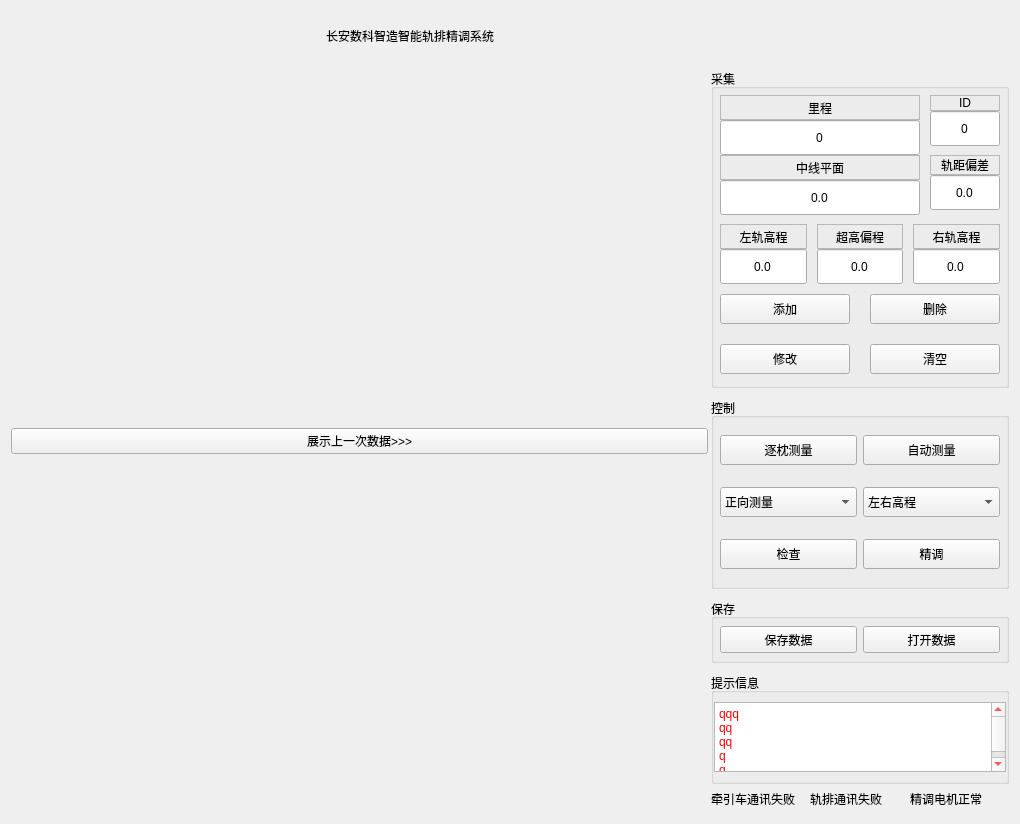
<?xml version="1.0" encoding="UTF-8"?>
<ui version="4.0">
 <class>WorkForm</class>
 <widget class="QWidget" name="WorkForm">
  <property name="geometry">
   <rect>
    <x>0</x>
    <y>0</y>
    <width>1020</width>
    <height>824</height>
   </rect>
  </property>
  <property name="windowTitle">
   <string>Form</string>
  </property>
  <layout class="QGridLayout" name="gridLayout_4">
   <property name="topMargin">
    <number>6</number>
   </property>
   <property name="horizontalSpacing">
    <number>6</number>
   </property>
   <property name="verticalSpacing">
    <number>3</number>
   </property>
   <item row="0" column="0">
    <layout class="QHBoxLayout" name="horizontalLayout_6" stretch="8,2">
     <property name="spacing">
      <number>0</number>
     </property>
     <item>
      <widget class="QLabel" name="titleLabel">
       <property name="minimumSize">
        <size>
         <width>0</width>
         <height>60</height>
        </size>
       </property>
       <property name="maximumSize">
        <size>
         <width>16777215</width>
         <height>60</height>
        </size>
       </property>
       <property name="styleSheet">
        <string notr="true"/>
       </property>
       <property name="text">
        <string>长安数科智造智能轨排精调系统</string>
       </property>
       <property name="alignment">
        <set>Qt::AlignCenter</set>
       </property>
      </widget>
     </item>
     <item>
      <widget class="QLabel" name="timeLab">
       <property name="minimumSize">
        <size>
         <width>200</width>
         <height>0</height>
        </size>
       </property>
       <property name="styleSheet">
        <string notr="true"/>
       </property>
       <property name="text">
        <string/>
       </property>
       <property name="alignment">
        <set>Qt::AlignCenter</set>
       </property>
      </widget>
     </item>
    </layout>
   </item>
   <item row="1" column="0">
    <layout class="QHBoxLayout" name="horizontalLayout" stretch="7,3">
     <property name="spacing">
      <number>3</number>
     </property>
     <item>
      <layout class="QVBoxLayout" name="verticalLayout">
       <item>
        <widget class="Mytable" name="CurStatusWgt" native="true">
         <property name="minimumSize">
          <size>
           <width>500</width>
           <height>0</height>
          </size>
         </property>
        </widget>
       </item>
       <item>
        <widget class="QPushButton" name="pushButton_LastData">
         <property name="text">
          <string>展示上一次数据&gt;&gt;&gt;</string>
         </property>
         <property name="checkable">
          <bool>true</bool>
         </property>
        </widget>
       </item>
       <item>
        <widget class="Mytable" name="LastStatusWgt" native="true"/>
       </item>
      </layout>
     </item>
     <item>
      <layout class="QVBoxLayout" name="verticalLayout_11" stretch="5,3,1,1">
       <property name="spacing">
        <number>10</number>
       </property>
       <item>
        <widget class="QWidget" name="widget" native="true">
         <property name="styleSheet">
          <string notr="true"/>
         </property>
         <layout class="QVBoxLayout" name="verticalLayout_15" stretch="0">
          <property name="spacing">
           <number>5</number>
          </property>
          <property name="leftMargin">
           <number>0</number>
          </property>
          <property name="topMargin">
           <number>0</number>
          </property>
          <property name="rightMargin">
           <number>0</number>
          </property>
          <property name="bottomMargin">
           <number>0</number>
          </property>
          <item>
           <widget class="QGroupBox" name="groupBox">
            <property name="minimumSize">
             <size>
              <width>0</width>
              <height>50</height>
             </size>
            </property>
            <property name="title">
             <string>采集</string>
            </property>
            <layout class="QVBoxLayout" name="verticalLayout_12">
             <property name="spacing">
              <number>10</number>
             </property>
             <property name="leftMargin">
              <number>6</number>
             </property>
             <property name="topMargin">
              <number>6</number>
             </property>
             <property name="rightMargin">
              <number>6</number>
             </property>
             <property name="bottomMargin">
              <number>6</number>
             </property>
             <item>
              <layout class="QHBoxLayout" name="horizontalLayout_5" stretch="5,5">
               <property name="sizeConstraint">
                <enum>QLayout::SetDefaultConstraint</enum>
               </property>
               <item>
                <layout class="QVBoxLayout" name="verticalLayout_13">
                 <item>
                  <layout class="QVBoxLayout" name="verticalLayout_3">
                   <property name="spacing">
                    <number>0</number>
                   </property>
                   <item>
                    <widget class="QLabel" name="label_6">
                     <property name="minimumSize">
                      <size>
                       <width>0</width>
                       <height>25</height>
                      </size>
                     </property>
                     <property name="frameShape">
                      <enum>QFrame::StyledPanel</enum>
                     </property>
                     <property name="text">
                      <string>里程</string>
                     </property>
                     <property name="alignment">
                      <set>Qt::AlignCenter</set>
                     </property>
                    </widget>
                   </item>
                   <item>
                    <widget class="CustomLineEdit" name="lineEdit_LC">
                     <property name="minimumSize">
                      <size>
                       <width>200</width>
                       <height>35</height>
                      </size>
                     </property>
                     <property name="text">
                      <string>0</string>
                     </property>
                     <property name="alignment">
                      <set>Qt::AlignCenter</set>
                     </property>
                    </widget>
                   </item>
                  </layout>
                 </item>
                 <item>
                  <layout class="QVBoxLayout" name="verticalLayout_4">
                   <property name="spacing">
                    <number>0</number>
                   </property>
                   <item>
                    <widget class="QLabel" name="label_8">
                     <property name="minimumSize">
                      <size>
                       <width>0</width>
                       <height>25</height>
                      </size>
                     </property>
                     <property name="frameShape">
                      <enum>QFrame::StyledPanel</enum>
                     </property>
                     <property name="text">
                      <string>中线平面</string>
                     </property>
                     <property name="alignment">
                      <set>Qt::AlignCenter</set>
                     </property>
                    </widget>
                   </item>
                   <item>
                    <widget class="CustomLineEdit" name="lineEdit_ZX">
                     <property name="minimumSize">
                      <size>
                       <width>0</width>
                       <height>35</height>
                      </size>
                     </property>
                     <property name="text">
                      <string>0.0</string>
                     </property>
                     <property name="alignment">
                      <set>Qt::AlignCenter</set>
                     </property>
                    </widget>
                   </item>
                  </layout>
                 </item>
                </layout>
               </item>
               <item>
                <layout class="QVBoxLayout" name="verticalLayout_14">
                 <item>
                  <layout class="QVBoxLayout" name="verticalLayout_9">
                   <property name="spacing">
                    <number>0</number>
                   </property>
                   <item>
                    <widget class="QLabel" name="label_7">
                     <property name="frameShape">
                      <enum>QFrame::StyledPanel</enum>
                     </property>
                     <property name="text">
                      <string>ID</string>
                     </property>
                     <property name="alignment">
                      <set>Qt::AlignCenter</set>
                     </property>
                    </widget>
                   </item>
                   <item>
                    <widget class="CustomLineEdit" name="lineEdit_ID">
                     <property name="minimumSize">
                      <size>
                       <width>0</width>
                       <height>35</height>
                      </size>
                     </property>
                     <property name="text">
                      <string>0</string>
                     </property>
                     <property name="alignment">
                      <set>Qt::AlignCenter</set>
                     </property>
                    </widget>
                   </item>
                  </layout>
                 </item>
                 <item>
                  <layout class="QVBoxLayout" name="verticalLayout_8">
                   <property name="spacing">
                    <number>0</number>
                   </property>
                   <item>
                    <widget class="QLabel" name="label_9">
                     <property name="frameShape">
                      <enum>QFrame::StyledPanel</enum>
                     </property>
                     <property name="text">
                      <string>轨距偏差</string>
                     </property>
                     <property name="alignment">
                      <set>Qt::AlignCenter</set>
                     </property>
                    </widget>
                   </item>
                   <item>
                    <widget class="CustomLineEdit" name="lineEdit_GJ">
                     <property name="minimumSize">
                      <size>
                       <width>0</width>
                       <height>35</height>
                      </size>
                     </property>
                     <property name="text">
                      <string>0.0</string>
                     </property>
                     <property name="alignment">
                      <set>Qt::AlignCenter</set>
                     </property>
                    </widget>
                   </item>
                  </layout>
                 </item>
                </layout>
               </item>
              </layout>
             </item>
             <item>
              <layout class="QHBoxLayout" name="horizontalLayout_2">
               <property name="topMargin">
                <number>10</number>
               </property>
               <item>
                <layout class="QVBoxLayout" name="verticalLayout_5">
                 <property name="spacing">
                  <number>0</number>
                 </property>
                 <item>
                  <widget class="QLabel" name="label_10">
                   <property name="minimumSize">
                    <size>
                     <width>0</width>
                     <height>25</height>
                    </size>
                   </property>
                   <property name="frameShape">
                    <enum>QFrame::StyledPanel</enum>
                   </property>
                   <property name="text">
                    <string>左轨高程</string>
                   </property>
                   <property name="alignment">
                    <set>Qt::AlignCenter</set>
                   </property>
                  </widget>
                 </item>
                 <item>
                  <widget class="CustomLineEdit" name="lineEdit_ZG">
                   <property name="minimumSize">
                    <size>
                     <width>0</width>
                     <height>35</height>
                    </size>
                   </property>
                   <property name="text">
                    <string>0.0</string>
                   </property>
                   <property name="alignment">
                    <set>Qt::AlignCenter</set>
                   </property>
                  </widget>
                 </item>
                </layout>
               </item>
               <item>
                <layout class="QVBoxLayout" name="verticalLayout_6">
                 <property name="spacing">
                  <number>0</number>
                 </property>
                 <item>
                  <widget class="QLabel" name="label_11">
                   <property name="frameShape">
                    <enum>QFrame::StyledPanel</enum>
                   </property>
                   <property name="text">
                    <string>超高偏程</string>
                   </property>
                   <property name="alignment">
                    <set>Qt::AlignCenter</set>
                   </property>
                  </widget>
                 </item>
                 <item>
                  <widget class="CustomLineEdit" name="lineEdit_CG">
                   <property name="minimumSize">
                    <size>
                     <width>0</width>
                     <height>35</height>
                    </size>
                   </property>
                   <property name="text">
                    <string>0.0</string>
                   </property>
                   <property name="alignment">
                    <set>Qt::AlignCenter</set>
                   </property>
                  </widget>
                 </item>
                </layout>
               </item>
               <item>
                <layout class="QVBoxLayout" name="verticalLayout_7">
                 <property name="spacing">
                  <number>0</number>
                 </property>
                 <item>
                  <widget class="QLabel" name="label_12">
                   <property name="frameShape">
                    <enum>QFrame::StyledPanel</enum>
                   </property>
                   <property name="text">
                    <string>右轨高程</string>
                   </property>
                   <property name="alignment">
                    <set>Qt::AlignCenter</set>
                   </property>
                  </widget>
                 </item>
                 <item>
                  <widget class="CustomLineEdit" name="lineEdit_YG">
                   <property name="minimumSize">
                    <size>
                     <width>0</width>
                     <height>35</height>
                    </size>
                   </property>
                   <property name="text">
                    <string>0.0</string>
                   </property>
                   <property name="alignment">
                    <set>Qt::AlignCenter</set>
                   </property>
                  </widget>
                 </item>
                </layout>
               </item>
              </layout>
             </item>
             <item>
              <layout class="QGridLayout" name="gridLayout_2">
               <property name="leftMargin">
                <number>0</number>
               </property>
               <property name="topMargin">
                <number>0</number>
               </property>
               <property name="rightMargin">
                <number>0</number>
               </property>
               <property name="bottomMargin">
                <number>5</number>
               </property>
               <property name="spacing">
                <number>20</number>
               </property>
               <item row="0" column="0">
                <widget class="QPushButton" name="pushButton_CJ_add">
                 <property name="minimumSize">
                  <size>
                   <width>0</width>
                   <height>30</height>
                  </size>
                 </property>
                 <property name="text">
                  <string>添加</string>
                 </property>
                </widget>
               </item>
               <item row="0" column="1">
                <widget class="QPushButton" name="pushButton_CJ_del">
                 <property name="minimumSize">
                  <size>
                   <width>0</width>
                   <height>30</height>
                  </size>
                 </property>
                 <property name="text">
                  <string>删除</string>
                 </property>
                </widget>
               </item>
               <item row="1" column="0">
                <widget class="QPushButton" name="pushButton_CJ_modify">
                 <property name="minimumSize">
                  <size>
                   <width>0</width>
                   <height>30</height>
                  </size>
                 </property>
                 <property name="text">
                  <string>修改</string>
                 </property>
                </widget>
               </item>
               <item row="1" column="1">
                <widget class="QPushButton" name="pushButton_CJ_clean">
                 <property name="minimumSize">
                  <size>
                   <width>0</width>
                   <height>30</height>
                  </size>
                 </property>
                 <property name="text">
                  <string>清空</string>
                 </property>
                </widget>
               </item>
              </layout>
             </item>
            </layout>
           </widget>
          </item>
         </layout>
        </widget>
       </item>
       <item>
        <widget class="QGroupBox" name="groupBox_2">
         <property name="title">
          <string>控制</string>
         </property>
         <layout class="QGridLayout" name="gridLayout">
          <property name="leftMargin">
           <number>6</number>
          </property>
          <property name="topMargin">
           <number>0</number>
          </property>
          <property name="rightMargin">
           <number>6</number>
          </property>
          <property name="bottomMargin">
           <number>0</number>
          </property>
          <property name="verticalSpacing">
           <number>5</number>
          </property>
          <item row="0" column="0">
           <widget class="QPushButton" name="btnSingle">
            <property name="minimumSize">
             <size>
              <width>0</width>
              <height>30</height>
             </size>
            </property>
            <property name="text">
             <string>逐枕测量</string>
            </property>
            <property name="checkable">
             <bool>true</bool>
            </property>
           </widget>
          </item>
          <item row="0" column="1">
           <widget class="QPushButton" name="btnAuto">
            <property name="minimumSize">
             <size>
              <width>0</width>
              <height>30</height>
             </size>
            </property>
            <property name="text">
             <string>自动测量</string>
            </property>
            <property name="checkable">
             <bool>true</bool>
            </property>
           </widget>
          </item>
          <item row="1" column="1">
           <widget class="QComboBox" name="comboBox">
            <property name="minimumSize">
             <size>
              <width>0</width>
              <height>30</height>
             </size>
            </property>
            <property name="layoutDirection">
             <enum>Qt::LeftToRight</enum>
            </property>
            <property name="styleSheet">
             <string notr="true"/>
            </property>
            <property name="currentIndex">
             <number>1</number>
            </property>
            <item>
             <property name="text">
              <string>全部调整</string>
             </property>
            </item>
            <item>
             <property name="text">
              <string>左右高程</string>
             </property>
            </item>
            <item>
             <property name="text">
              <string>中线</string>
             </property>
            </item>
            <item>
             <property name="text">
              <string>左高程</string>
             </property>
            </item>
            <item>
             <property name="text">
              <string>右高程</string>
             </property>
            </item>
           </widget>
          </item>
          <item row="2" column="0">
           <widget class="QPushButton" name="pushButton_check">
            <property name="minimumSize">
             <size>
              <width>0</width>
              <height>30</height>
             </size>
            </property>
            <property name="text">
             <string>检查</string>
            </property>
            <property name="checkable">
             <bool>false</bool>
            </property>
           </widget>
          </item>
          <item row="2" column="1">
           <widget class="QPushButton" name="pushButton_ctrl_deal">
            <property name="minimumSize">
             <size>
              <width>0</width>
              <height>30</height>
             </size>
            </property>
            <property name="text">
             <string>精调</string>
            </property>
            <property name="checkable">
             <bool>true</bool>
            </property>
           </widget>
          </item>
          <item row="1" column="0">
           <widget class="QComboBox" name="comboBox_measureDirection">
            <property name="minimumSize">
             <size>
              <width>0</width>
              <height>30</height>
             </size>
            </property>
            <property name="layoutDirection">
             <enum>Qt::LeftToRight</enum>
            </property>
            <property name="styleSheet">
             <string notr="true"/>
            </property>
            <item>
             <property name="text">
              <string>正向测量</string>
             </property>
            </item>
            <item>
             <property name="text">
              <string>反向测量</string>
             </property>
            </item>
           </widget>
          </item>
         </layout>
        </widget>
       </item>
       <item>
        <widget class="QGroupBox" name="groupBox_3">
         <property name="title">
          <string>保存</string>
         </property>
         <layout class="QHBoxLayout" name="horizontalLayout_4">
          <property name="leftMargin">
           <number>6</number>
          </property>
          <property name="topMargin">
           <number>6</number>
          </property>
          <property name="rightMargin">
           <number>6</number>
          </property>
          <property name="bottomMargin">
           <number>6</number>
          </property>
          <item>
           <widget class="QPushButton" name="pushButton_saveData">
            <property name="minimumSize">
             <size>
              <width>0</width>
              <height>27</height>
             </size>
            </property>
            <property name="text">
             <string>保存数据</string>
            </property>
           </widget>
          </item>
          <item>
           <widget class="QPushButton" name="pushButton_readData">
            <property name="minimumSize">
             <size>
              <width>0</width>
              <height>27</height>
             </size>
            </property>
            <property name="text">
             <string>打开数据</string>
            </property>
           </widget>
          </item>
         </layout>
        </widget>
       </item>
       <item>
        <widget class="QWidget" name="widget_4" native="true">
         <layout class="QVBoxLayout" name="verticalLayout_10">
          <property name="leftMargin">
           <number>0</number>
          </property>
          <property name="topMargin">
           <number>0</number>
          </property>
          <property name="rightMargin">
           <number>0</number>
          </property>
          <property name="bottomMargin">
           <number>0</number>
          </property>
          <item>
           <widget class="QGroupBox" name="groupBox_4">
            <property name="title">
             <string>提示信息</string>
            </property>
            <layout class="QGridLayout" name="gridLayout_3">
             <property name="leftMargin">
              <number>0</number>
             </property>
             <property name="rightMargin">
              <number>0</number>
             </property>
             <item row="0" column="0">
              <widget class="QTextEdit" name="textEdit_info">
               <property name="styleSheet">
                <string notr="true">color: rgb(255, 0, 0);</string>
               </property>
               <property name="html">
                <string>&lt;!DOCTYPE HTML PUBLIC &quot;-//W3C//DTD HTML 4.0//EN&quot; &quot;http://www.w3.org/TR/REC-html40/strict.dtd&quot;&gt;
&lt;html&gt;&lt;head&gt;&lt;meta name=&quot;qrichtext&quot; content=&quot;1&quot; /&gt;&lt;style type=&quot;text/css&quot;&gt;
p, li { white-space: pre-wrap; }
&lt;/style&gt;&lt;/head&gt;&lt;body style=&quot; font-family:'SimSun'; font-size:9pt; font-weight:400; font-style:normal;&quot;&gt;
&lt;p style=&quot; margin-top:0px; margin-bottom:0px; margin-left:0px; margin-right:0px; -qt-block-indent:0; text-indent:0px;&quot;&gt;qqq&lt;/p&gt;
&lt;p style=&quot; margin-top:0px; margin-bottom:0px; margin-left:0px; margin-right:0px; -qt-block-indent:0; text-indent:0px;&quot;&gt;qq&lt;/p&gt;
&lt;p style=&quot; margin-top:0px; margin-bottom:0px; margin-left:0px; margin-right:0px; -qt-block-indent:0; text-indent:0px;&quot;&gt;qq&lt;/p&gt;
&lt;p style=&quot; margin-top:0px; margin-bottom:0px; margin-left:0px; margin-right:0px; -qt-block-indent:0; text-indent:0px;&quot;&gt;q&lt;/p&gt;
&lt;p style=&quot; margin-top:0px; margin-bottom:0px; margin-left:0px; margin-right:0px; -qt-block-indent:0; text-indent:0px;&quot;&gt;q&lt;/p&gt;&lt;/body&gt;&lt;/html&gt;</string>
               </property>
              </widget>
             </item>
            </layout>
           </widget>
          </item>
          <item>
           <layout class="QHBoxLayout" name="horizontalLayout_3">
            <property name="spacing">
             <number>0</number>
            </property>
            <property name="leftMargin">
             <number>0</number>
            </property>
            <property name="topMargin">
             <number>0</number>
            </property>
            <property name="bottomMargin">
             <number>5</number>
            </property>
            <item>
             <widget class="QLabel" name="label_QYC">
              <property name="styleSheet">
               <string notr="true"/>
              </property>
              <property name="text">
               <string>牵引车通讯失败</string>
              </property>
             </widget>
            </item>
            <item>
             <widget class="QLabel" name="label_GP">
              <property name="text">
               <string>轨排通讯失败</string>
              </property>
             </widget>
            </item>
            <item>
             <widget class="QLabel" name="label_JT">
              <property name="text">
               <string>精调电机正常</string>
              </property>
             </widget>
            </item>
           </layout>
          </item>
         </layout>
        </widget>
       </item>
      </layout>
     </item>
    </layout>
   </item>
  </layout>
 </widget>
 <customwidgets>
  <customwidget>
   <class>CustomLineEdit</class>
   <extends>QLineEdit</extends>
   <header location="global">customlineedit.h</header>
  </customwidget>
  <customwidget>
   <class>Mytable</class>
   <extends>QWidget</extends>
   <header location="global">mytable.h</header>
   <container>1</container>
  </customwidget>
 </customwidgets>
 <resources/>
 <connections/>
</ui>
